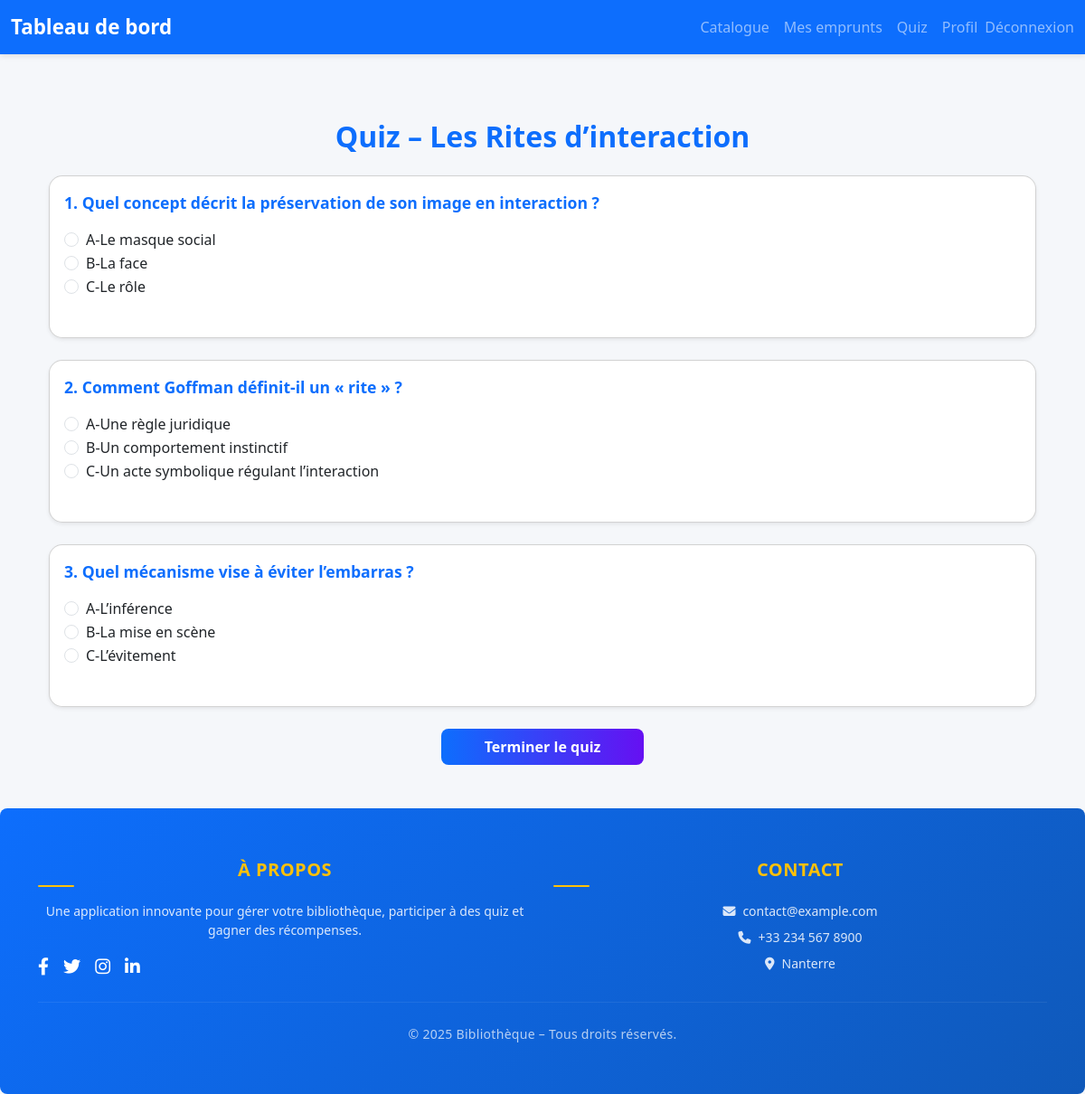
The app's page /quizzes/2/take/ (signed in) with its own data.
### core/models.py (models this page shows, shortened)
class Quiz(models.Model):
    book = models.ForeignKey(Book, on_delete=models.CASCADE, related_name='quizzes')
    title = models.CharField(max_length=255)
    description = models.TextField(blank=True)
    created_at = models.DateTimeField(auto_now_add=True)

class Question(models.Model):
    quiz = models.ForeignKey(Quiz, on_delete=models.CASCADE, related_name='questions')
    text = models.TextField()

class Choice(models.Model):
    question = models.ForeignKey(Question, on_delete=models.CASCADE, related_name='choices')
    text = models.CharField(max_length=255)
    correct = models.BooleanField(default=False)

### core/views.py (the view, shortened to what this page needs)
# urls.py: path('quizzes/<int:quiz_id>/take/', views.take_quiz, name='take_quiz'),
@never_cache
@login_required
def take_quiz(request, quiz_id):
    quiz = get_object_or_404(Quiz, id=quiz_id)
    previous_attempt = QuizAttempt.objects.filter(
        user=request.user,
        quiz=quiz
    ).order_by('-taken_at').first()
    already_passed = False
    if previous_attempt:
        total_questions = quiz.questions.count()
        if total_questions > 0 and previous_attempt.score >= total_questions / 2:
            already_passed = True
    return render(request, 'core/take_quiz.html', {
        'quiz': quiz,
        'already_passed': already_passed
    })

### core/context_processors.py (called while the page is built)
def current_year(request):
    return {
        'current_year': datetime.now().year
    }

### core/templates/core/take_quiz.html (shortened to what this page needs)
{% extends 'core/base.html' %}
{% block content %}
<div class="container my-5">
    <h2 class="text-center mb-4 fw-bold text-primary">{{ quiz.title }}</h2>
    <form method="post">
        {% for question in quiz.questions.all %}
        <div class="card mb-4 shadow-sm quiz-question-card">
            <div class="card-body">
                <p class="fw-bold mb-3">{{ forloop.counter }}. {{ question.text }}</p>
                {% for choice in question.choices.all %}
                <div class="form-check quiz-choice">
                    <input class="form-check-input" type="radio"
                           name="{{ question.id }}" value="{{ choice.id }}" id="choice{{ choice.id }}">
                    <label class="form-check-label" for="choice{{ choice.id }}">{{ choice.text }}</label>
                </div>
                {% endfor %}
            </div>
        </div>
        {% endfor %}
        <div class="text-center">
            <button type="submit" class="btn btn-gradient fw-bold px-5 py-2">Terminer le quiz</button>
        </div>
    </form>
</div>
{% endblock %}

### core/static/core/css/styles.css (style rules this page uses)
body { font-family: 'Segoe UI', Tahoma, Geneva, Verdana, sans-serif; background-color: #f5f6fa; padding-bottom: 60px; color: #333; }
p { font-size: 1.1rem; }
.card { min-height: 180px; border-radius: 12px; box-shadow: 0 4px 12px rgba(0,0,0,0.1); transition: transform 0.2s, box-shadow 0.2s; }
.page-bg { background: linear-gradient(135deg, #f5f7fa, #e4ebf3); min-height: 100vh; }

### core/templates/core/base.html (style rules this page uses)
html, body { margin: 0; padding: 0; height: 100%; }
body.page-bg { background: #f5f7fa; display: flex; flex-direction: column; min-height: 100vh; }

### core/templates/core/take_quiz.html (style rules this page uses)
.quiz-question-card { border-radius: 15px; transition: transform 0.3s, box-shadow 0.3s; }
.btn-gradient { background: linear-gradient(90deg, #0d6efd, #6610f2); color: #fff; border: none; border-radius: 8px; transition: all 0.3s; }
.quiz-question-card p.fw-bold { color: #0d6efd; font-size: 1.1rem; }

### records on screen
Quiz: title "Quiz – Les Rites d’interaction"
Question: text "Quel concept décrit la préservation de son image en interaction ?"
Choice: text "A-Le masque social"
Choice: text "B-La face"
Choice: text "C-Le rôle"
Question: text "Comment Goffman définit-il un « rite » ?"
Choice: text "A-Une règle juridique"
Choice: text "B-Un comportement instinctif"
Choice: text "C-Un acte symbolique régulant l’interaction"
Question: text "Quel mécanisme vise à éviter l’embarras ?"
Choice: text "A-L’inférence"
Choice: text "B-La mise en scène"
Choice: text "C-L’évitement"
